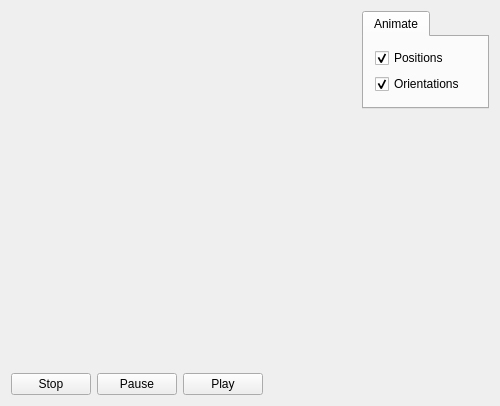
<?xml version="1.0" encoding="UTF-8"?>
<ui version="4.0">
 <class>MainWindow</class>
 <widget class="QMainWindow" name="MainWindow">
  <property name="geometry">
   <rect>
    <x>0</x>
    <y>0</y>
    <width>500</width>
    <height>406</height>
   </rect>
  </property>
  <property name="windowTitle">
   <string>MainWindow</string>
  </property>
  <widget class="QWidget" name="centralWidget">
   <layout class="QGridLayout" name="gridLayout_2">
    <item row="0" column="0">
     <layout class="QGridLayout" name="gridLayout" rowstretch="1,0,0" columnstretch="1,0">
      <item row="0" column="0">
       <widget class="Viewer" name="viewer" native="true">
        <property name="autoFillBackground">
         <bool>true</bool>
        </property>
        <zorder>verticalLayoutWidget</zorder>
        <zorder>pushButton</zorder>
       </widget>
      </item>
      <item row="2" column="0">
       <layout class="QHBoxLayout" name="horizontalLayout">
        <item>
         <widget class="QPushButton" name="button_stop">
          <property name="text">
           <string>Stop</string>
          </property>
         </widget>
        </item>
        <item>
         <widget class="QPushButton" name="button_pause">
          <property name="text">
           <string>Pause</string>
          </property>
         </widget>
        </item>
        <item>
         <widget class="QPushButton" name="button_play">
          <property name="text">
           <string>Play</string>
          </property>
         </widget>
        </item>
        <item>
         <widget class="TimeBar" name="timebar" native="true">
          <property name="sizePolicy">
           <sizepolicy hsizetype="Expanding" vsizetype="Minimum">
            <horstretch>0</horstretch>
            <verstretch>0</verstretch>
           </sizepolicy>
          </property>
          <property name="autoFillBackground">
           <bool>false</bool>
          </property>
         </widget>
        </item>
       </layout>
      </item>
      <item row="0" column="1">
       <layout class="QVBoxLayout" name="verticalLayout">
        <item>
         <widget class="QTabWidget" name="verticalTabWidget">
          <property name="sizePolicy">
           <sizepolicy hsizetype="Expanding" vsizetype="Minimum">
            <horstretch>0</horstretch>
            <verstretch>0</verstretch>
           </sizepolicy>
          </property>
          <property name="currentIndex">
           <number>0</number>
          </property>
          <widget class="QWidget" name="verticalTabWidgetPage1" native="true">
           <attribute name="title">
            <string>Animate</string>
           </attribute>
           <layout class="QVBoxLayout" name="verticalLayout_2">
            <item>
             <widget class="QCheckBox" name="checkBox">
              <property name="text">
               <string>Positions</string>
              </property>
              <property name="checked">
               <bool>true</bool>
              </property>
             </widget>
            </item>
            <item>
             <widget class="QCheckBox" name="checkBox_2">
              <property name="text">
               <string>Orientations</string>
              </property>
              <property name="checked">
               <bool>true</bool>
              </property>
             </widget>
            </item>
           </layout>
          </widget>
         </widget>
        </item>
        <item>
         <spacer name="verticalSpacer">
          <property name="orientation">
           <enum>Qt::Vertical</enum>
          </property>
          <property name="sizeType">
           <enum>QSizePolicy::MinimumExpanding</enum>
          </property>
          <property name="sizeHint" stdset="0">
           <size>
            <width>20</width>
            <height>40</height>
           </size>
          </property>
         </spacer>
        </item>
       </layout>
      </item>
     </layout>
    </item>
   </layout>
   <zorder></zorder>
   <zorder>verticalTabWidget</zorder>
  </widget>
 </widget>
 <layoutdefault spacing="6" margin="11"/>
 <customwidgets>
  <customwidget>
   <class>Viewer</class>
   <extends>QWidget</extends>
   <header location="global">viewer.h</header>
   <container>1</container>
  </customwidget>
  <customwidget>
   <class>TimeBar</class>
   <extends>QWidget</extends>
   <header location="global">timebar.h</header>
   <container>1</container>
  </customwidget>
 </customwidgets>
 <resources/>
 <connections/>
</ui>
